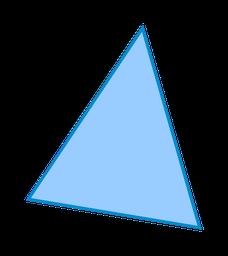
#> input picture identify shapes/img/1200px-Triangle_illustration.svg.png, 228 x 256 px, shrunk from 1200 x 1350 before the run; the run also reads 1 picture not shown here
$ jupyter execute --allow-errors shape_identification.ipynb
#> lines starting #> are read from the running program, lines starting #| are printed output that depends on the picture; after the words box and inside, x2 and y2 are one past the last pixel; in counts of white or black regions, pixels touching at a corner belong together
[cell 1]
import numpy as np
import cv2
from matplotlib import pyplot as plt

[cell 2]
def classify_shape(path:str):
    '''Function to classify a shape by its contours.

    Args:
    path : path to image file (str).
    '''
#> called with path = 'img/1200px-Triangle_illustration.svg.png'
    image = cv2.imread(path)
#> image is the input picture: shape (256, 228, 3); mean B, G, R 76.4, 60, 40.4

    # changing to gray
    gray = cv2.cvtColor(image, cv2.COLOR_BGR2GRAY)
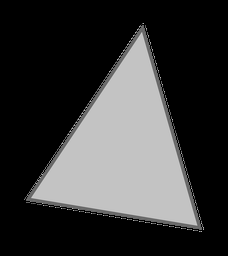
#> gray: shape (256, 228); min 0, max 205, mean 56.1
    # Thresholding
    ret, thresh = cv2.threshold(gray, 127, 255, 1)
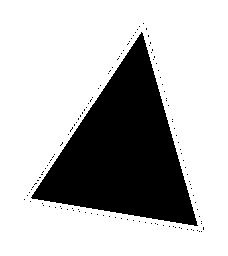
#> thresh: shape (256, 228); 73.1% white; 121 black regions (120 under 20 px)
    # Extract Contours
    contours, hierarchy = cv2.findContours(thresh.copy(), cv2.RETR_LIST, cv2.CHAIN_APPROX_NONE)
#> contours = 135 contours, 133 with area under 20; largest, box (x1, y1, x2, y2) and area: (0, 0, 228, 256) 57885, (30, 31, 199, 227) 15785

    i =0
    for cnt in contours:
        i+=1
        # Get approximate polygons
        approx = cv2.approxPolyDP(cnt, 0.01*cv2.arcLength(cnt,True),True)

        if len(approx) == 3:
            shape_name = "Triangle"
            cv2.drawContours(image,[cnt],0,(0,255,0),-1)

            # Find contour center to place text at the center
            M = cv2.moments(cnt)
            cx = int(M['m10'] / M['m00'])# x coordinate
            cy = int(M['m01'] / M['m00'])# y coordinate
            cv2.putText(image, shape_name, (cx-50, cy), cv2.FONT_HERSHEY_TRIPLEX   , 2, (0, 0, 0), 2)

        elif len(approx) == 4:
            x,y,w,h = cv2.boundingRect(cnt)
            M = cv2.moments(cnt)
            cx = int(M['m10'] / M['m00'])# x coordinate
            cy = int(M['m01'] / M['m00'])# y coordinate

            # Check to see if 4-side polygon is square or rectangle
            # cv2.boundingRect returns the top left and then width and
            if abs(w-h) <= 3:
                shape_name = "Square"

                # Find contour center to place text at the center
                cv2.drawContours(image, [cnt], 0, (0, 125 ,255), -1)
                cv2.putText(image, shape_name, (cx-50, cy), cv2.FONT_HERSHEY_TRIPLEX   , 2, (0, 0, 0), 2)
            else:
                shape_name = "Rectangle"

                # Find contour center to place text at the center
                cv2.drawContours(image, [cnt], 0, (0, 0, 255), -1)
                M = cv2.moments(cnt)
                cx = int(M['m10'] / M['m00'])# x coordinate
                cy = int(M['m01'] / M['m00'])# y coordinate
                cv2.putText(image, shape_name, (cx-50, cy), cv2.FONT_HERSHEY_TRIPLEX   , 2, (0, 0, 0), 2)

        elif len(approx) == 10:
            shape_name = "Star"
            cv2.drawContours(image, [cnt], 0, (255, 255, 0), -1)
            M = cv2.moments(cnt)
            cx = int(M['m10'] / M['m00']) # x coordinate
            cy = int(M['m01'] / M['m00']) # y coordinate
            cv2.putText(image, shape_name, (cx-50, cy), cv2.FONT_HERSHEY_TRIPLEX   , 2, (0, 0, 0),2)


        elif len(approx) >= 11:
            shape_name = "Circle"
            cv2.drawContours(image, [cnt], 0, (0, 255, 255), -1)
            M = cv2.moments(cnt)
            cx = int(M['m10'] / M['m00'])# x coordinate
            cy = int(M['m01'] / M['m00'])# y coordinate
            cv2.putText(image, shape_name, (cx-50, cy), cv2.FONT_HERSHEY_TRIPLEX   , 2, (0, 0, 0), 2)

        plt.figure(figsize = (10,10))
        plt.title(f'Countor {i}')
        plt.imshow(image)
#> this loop made 135 passes
#> (approx, x, y) on passes 1, 2, 3, 4, 5, 6, 7, 9, 10, 11: ([[200, 231], [201, 230], [202, 231], [201, 232]], 200, 230), ([[198, 231], [199, 230], [200, 231], [199, 232]], 198, 230), ([[196, 230], [197, 229], [198, 230], [197, 231]], 196, 229), ([[192, 230], [193, 229], [194, 230], [193, 231]], 192, 229), ([[190, 229], [191, 228], [192, 229], [191, 230]], 190, 228), ([[186, 229], [187, 228], [188, 229], [187, 230]], 186, 228), ([[180, 228], [181, 227], [182, 228], [181, 229]], 180, 227), ([[178, 227], [179, 226], [180, 227], [179, 228]], 178, 226), ([[174, 227], [175, 226], [176, 227], [175, 228]], 174, 226), ([[172, 226], [173, 225], [174, 226], [173, 227]], 172, 225)
#> (x, y) on passes 61 to 66: (41, 171), (42, 170), (44, 167), (184, 166), (46, 164), (48, 161)
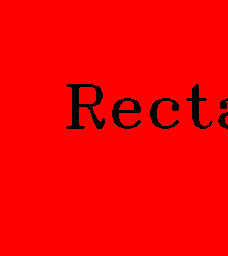
#> image: shape (256, 228, 3); mean B, G, R 0, 0, 246.4

[cell 3]
classify_shape('img/1200px-Triangle_illustration.svg.png')
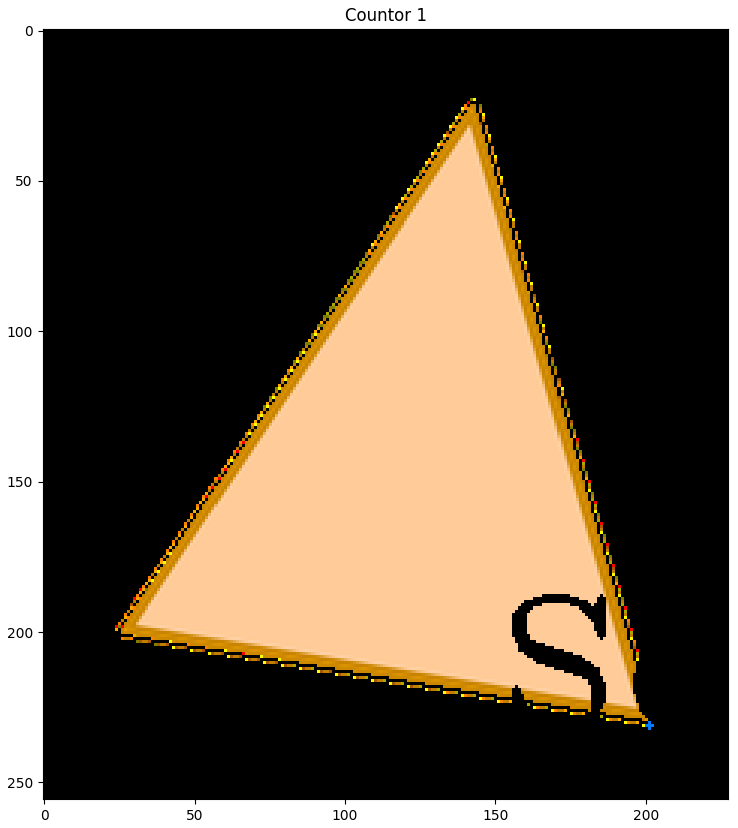
#> figure drawn by matplotlib, 1 panel; B, G, R data is drawn as R, G, B
#> figure, not shown here; B, G, R data is drawn as R, G, B
#> figure, not shown here; B, G, R data is drawn as R, G, B
#> figure, not shown here; B, G, R data is drawn as R, G, B
#> figure, not shown here; B, G, R data is drawn as R, G, B
#> figure, not shown here; B, G, R data is drawn as R, G, B
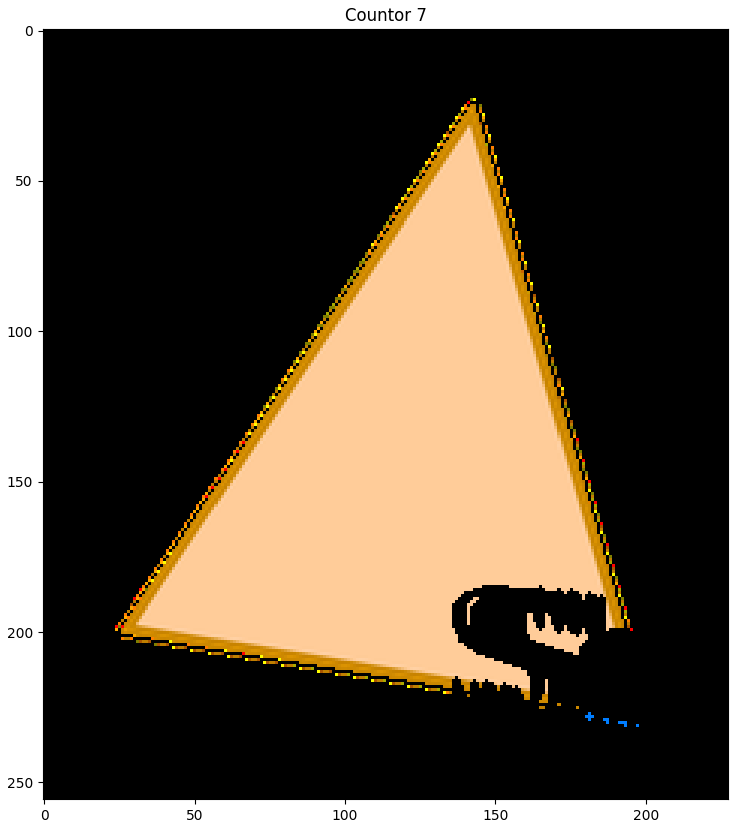
#> figure drawn by matplotlib, 1 panel; B, G, R data is drawn as R, G, B
#> figure, not shown here; B, G, R data is drawn as R, G, B
#> figure, not shown here; B, G, R data is drawn as R, G, B
#> figure, not shown here; B, G, R data is drawn as R, G, B
#> figure, not shown here; B, G, R data is drawn as R, G, B
#> figure, not shown here; B, G, R data is drawn as R, G, B
#> figure, not shown here; B, G, R data is drawn as R, G, B
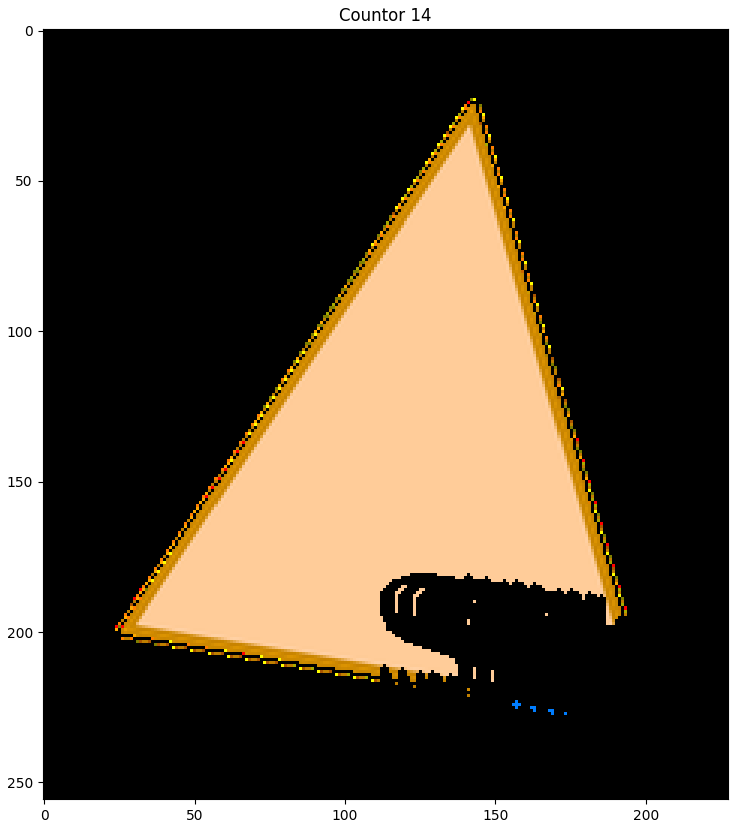
#> figure drawn by matplotlib, 1 panel; B, G, R data is drawn as R, G, B
#> figure, not shown here; B, G, R data is drawn as R, G, B
#> figure, not shown here; B, G, R data is drawn as R, G, B
#> figure, not shown here; B, G, R data is drawn as R, G, B
#> figure, not shown here; B, G, R data is drawn as R, G, B
#> figure, not shown here; B, G, R data is drawn as R, G, B
#> figure, not shown here; B, G, R data is drawn as R, G, B
#> figure, not shown here; B, G, R data is drawn as R, G, B
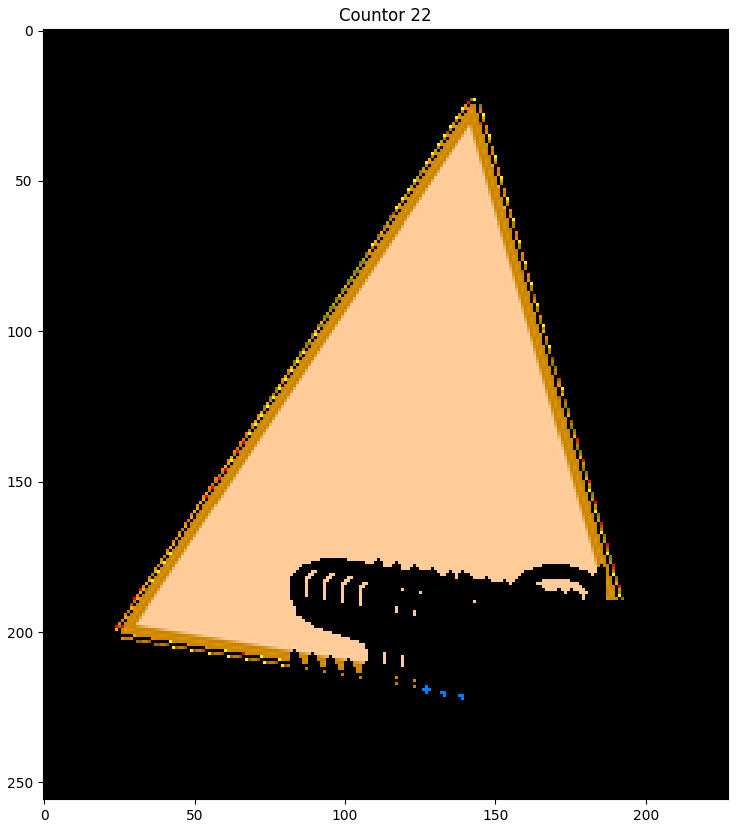
#> figure drawn by matplotlib, 1 panel; B, G, R data is drawn as R, G, B
#> figure, not shown here; B, G, R data is drawn as R, G, B
#> figure, not shown here; B, G, R data is drawn as R, G, B
#> figure, not shown here; B, G, R data is drawn as R, G, B
#> figure, not shown here; B, G, R data is drawn as R, G, B
#> figure, not shown here; B, G, R data is drawn as R, G, B
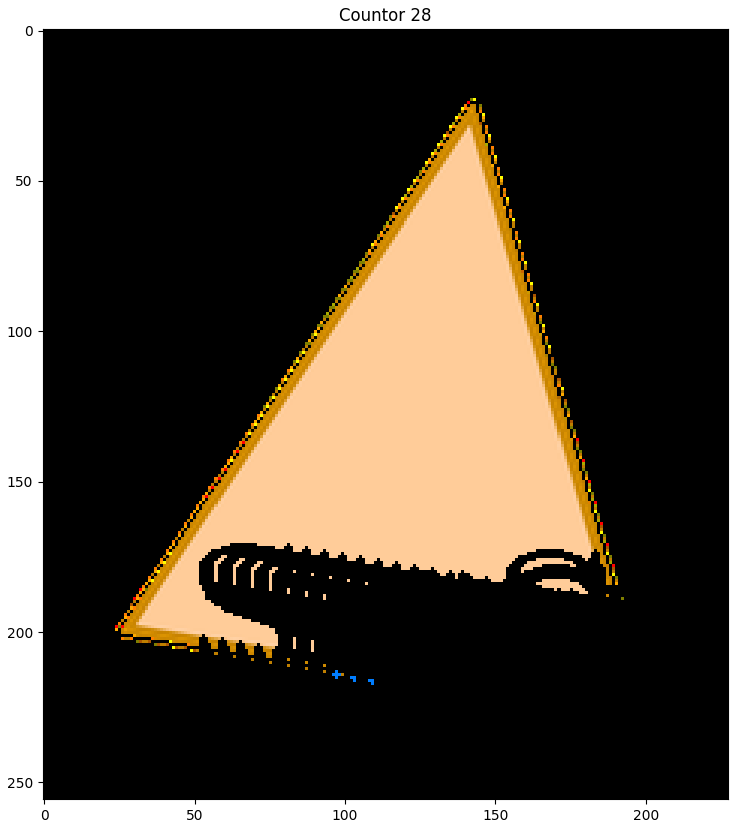
#> figure drawn by matplotlib, 1 panel; B, G, R data is drawn as R, G, B
#> figure, not shown here; B, G, R data is drawn as R, G, B
#> figure, not shown here; B, G, R data is drawn as R, G, B
#> figure, not shown here; B, G, R data is drawn as R, G, B
#> figure, not shown here; B, G, R data is drawn as R, G, B
#> figure, not shown here; B, G, R data is drawn as R, G, B
#> figure, not shown here; B, G, R data is drawn as R, G, B
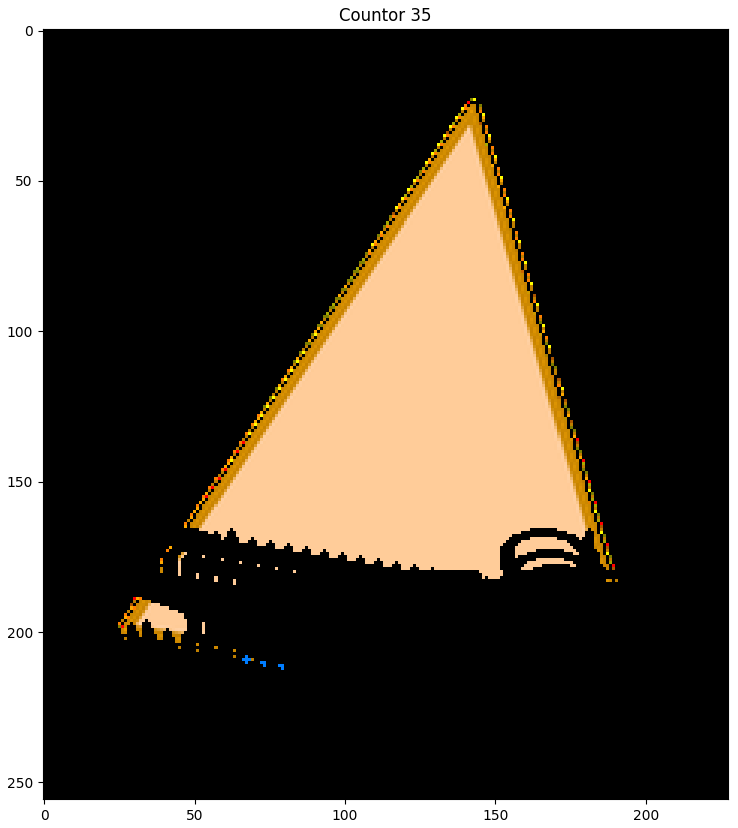
#> figure drawn by matplotlib, 1 panel; B, G, R data is drawn as R, G, B
#> figure, not shown here; B, G, R data is drawn as R, G, B
#> figure, not shown here; B, G, R data is drawn as R, G, B
#> figure, not shown here; B, G, R data is drawn as R, G, B
#> figure, not shown here; B, G, R data is drawn as R, G, B
#> figure, not shown here; B, G, R data is drawn as R, G, B
#> figure, not shown here; B, G, R data is drawn as R, G, B
#> figure, not shown here; B, G, R data is drawn as R, G, B
#> figure, not shown here; B, G, R data is drawn as R, G, B
#> figure, not shown here; B, G, R data is drawn as R, G, B

[cell 4]
classify_shape('img/istockphoto-1129712692-612x612.jpg')
#> the loop in classify_shape (call 2), `for cnt in contours:` made 1 pass

#> (a cell that did not finish here is left out)
